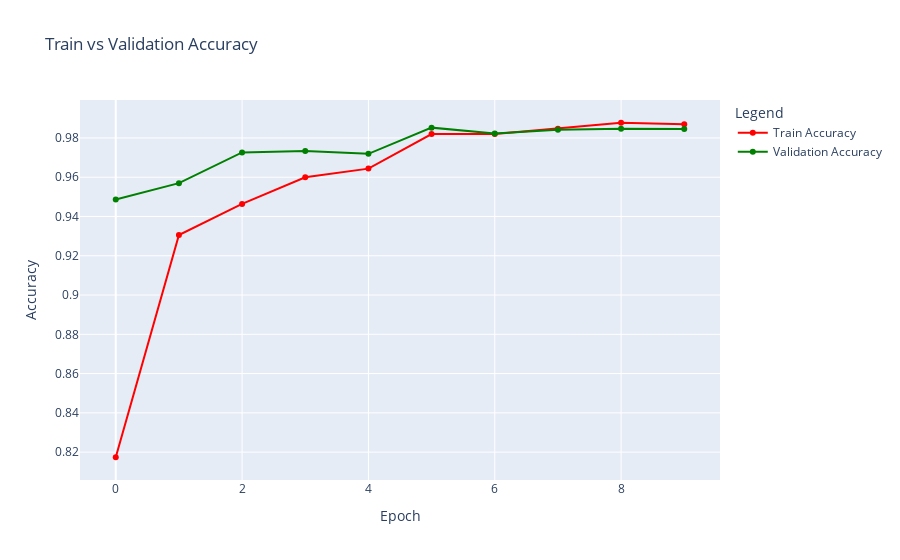

Here is the notebook cell this chart was saved with:
### Markdown cell above
# **Improved Resnet-50**

### Code cell
import torch
import torch.nn as nn
import torch.optim as optim
from torchvision import datasets, transforms, models
from torch.utils.data import DataLoader
from tqdm import tqdm
import numpy as np
import os
from sklearn.metrics import confusion_matrix, classification_report

# Check GPU availability
device = torch.device("cuda" if torch.cuda.is_available() else "cpu")
print(f"Using device: {device}")

# Dataset structure
dataset_dir = "bird"
train_dir = os.path.join(dataset_dir, "train")
valid_dir = os.path.join(dataset_dir, "valid")
test_dir = os.path.join(dataset_dir, "test")



transform_train = transforms.Compose([
    transforms.Resize((224, 224)), 
    transforms.RandomHorizontalFlip(),
    transforms.RandomRotation(15),
    transforms.ColorJitter(brightness=0.3, contrast=0.3, saturation=0.2, hue=0.1),
    transforms.ToTensor(),
    transforms.Normalize(mean_list, std_list)
])

transform_test = transforms.Compose([
    transforms.Resize((224, 224)),
    transforms.ToTensor(),
    transforms.Normalize(mean_list, std_list)
])

# Load datasets
train_dataset = datasets.ImageFolder(train_dir, transform=transform_train)
valid_dataset = datasets.ImageFolder(valid_dir, transform=transform_test)
test_dataset = datasets.ImageFolder(test_dir, transform=transform_test)

train_loader = DataLoader(train_dataset, batch_size=32, shuffle=True)
valid_loader = DataLoader(valid_dataset, batch_size=32, shuffle=False)
test_loader = DataLoader(test_dataset, batch_size=32, shuffle=False)

model = models.resnet50(pretrained=True)


for param in model.parameters():
    param.requires_grad = False


for param in model.layer4.parameters():  
    param.requires_grad = True
for param in model.fc.parameters():  
    param.requires_grad = True


num_classes = len(train_dataset.classes)
model.fc = nn.Sequential(
    nn.Linear(model.fc.in_features, 512),
    nn.ReLU(),
    nn.Dropout(0.5),
    nn.Linear(512, num_classes)
)
model = model.to(device)

# Loss function and optimizer
criterion = nn.CrossEntropyLoss()
optimizer = optim.Adam(model.parameters(), lr=1e-4, weight_decay=1e-5)
scheduler = optim.lr_scheduler.StepLR(optimizer, step_size=5, gamma=0.5)

# Training Loop
num_epochs = 10
history_improved_resnet50 = {'train_loss': [], 'valid_loss': [], 'train_acc': [], 'valid_acc': []}

for epoch in range(num_epochs):
    # Training phase
    model.train()
    train_loss, correct, total = 0.0, 0, 0
    for inputs, labels in tqdm(train_loader, desc=f"Epoch {epoch+1}/{num_epochs} - Training"):
        inputs, labels = inputs.to(device), labels.to(device)
        optimizer.zero_grad()
        outputs = model(inputs)
        loss = criterion(outputs, labels)
        loss.backward()
        optimizer.step()

        train_loss += loss.item() * inputs.size(0)
        _, preds = torch.max(outputs, 1)
        correct += (preds == labels).sum().item()
        total += labels.size(0)

    train_acc = correct / total
    history_improved_resnet50['train_loss'].append(train_loss / len(train_loader.dataset))
    history_improved_resnet50['train_acc'].append(train_acc)

    # Validation phase
    model.eval()
    valid_loss, correct, total = 0.0, 0, 0
    with torch.no_grad():
        for inputs, labels in tqdm(valid_loader, desc=f"Epoch {epoch+1}/{num_epochs} - Validation"):
            inputs, labels = inputs.to(device), labels.to(device)
            outputs = model(inputs)
            loss = criterion(outputs, labels)

            valid_loss += loss.item() * inputs.size(0)
            _, preds = torch.max(outputs, 1)
            correct += (preds == labels).sum().item()
            total += labels.size(0)

    valid_acc = correct / total
    history_improved_resnet50['valid_loss'].append(valid_loss / len(valid_loader.dataset))
    history_improved_resnet50['valid_acc'].append(valid_acc)

    print(f"Epoch {epoch+1}/{num_epochs} - Train Loss: {history_improved_resnet50['train_loss'][-1]:.4f}, "
          f"Train Accuracy: {train_acc:.4f}, Valid Loss: {history_improved_resnet50['valid_loss'][-1]:.4f}, "
          f"Valid Accuracy: {valid_acc:.4f}")

    # Scheduler step
    scheduler.step()

# Testing Phase
model.eval()
all_preds, all_labels = [], []
with torch.no_grad():
    for inputs, labels in tqdm(test_loader, desc="Testing"):
        inputs, labels = inputs.to(device), labels.to(device)
        outputs = model(inputs)
        _, preds = torch.max(outputs, 1)
        all_preds.extend(preds.cpu().numpy())
        all_labels.extend(labels.cpu().numpy())

test_acc = (np.array(all_preds) == np.array(all_labels)).mean()
print(f"\nTest Accuracy: {test_acc:.4f}")

# Classification Report
print("\nClassification Report:")
print(classification_report(all_labels, all_preds, target_names=test_dataset.classes))

plot_training_history(history_improved_resnet50)

### Figure 1 — Plotly figure (JSON) as saved in the notebook; plotly's stock layout.template omitted (floating-point values rounded to 4 significant figures)
{"data": [{"line": {"color": "red"}, "mode": "lines+markers", "name": "Train Accuracy", "type": "scatter", "y": [0.8174, 0.9306, 0.9464, 0.96, 0.9644, 0.982, 0.982, 0.9847, 0.9877, 0.987]}, {"line": {"color": "green"}, "mode": "lines+markers", "name": "Validation Accuracy", "type": "scatter", "y": [0.9486, 0.957, 0.9726, 0.9733, 0.9719, 0.9852, 0.9822, 0.9842, 0.9847, 0.9845]}], "layout": {"legend": {"title": {"text": "Legend"}}, "title": {"text": "Train vs Validation Accuracy"}, "xaxis": {"title": {"text": "Epoch"}}, "yaxis": {"title": {"text": "Accuracy"}}}}
